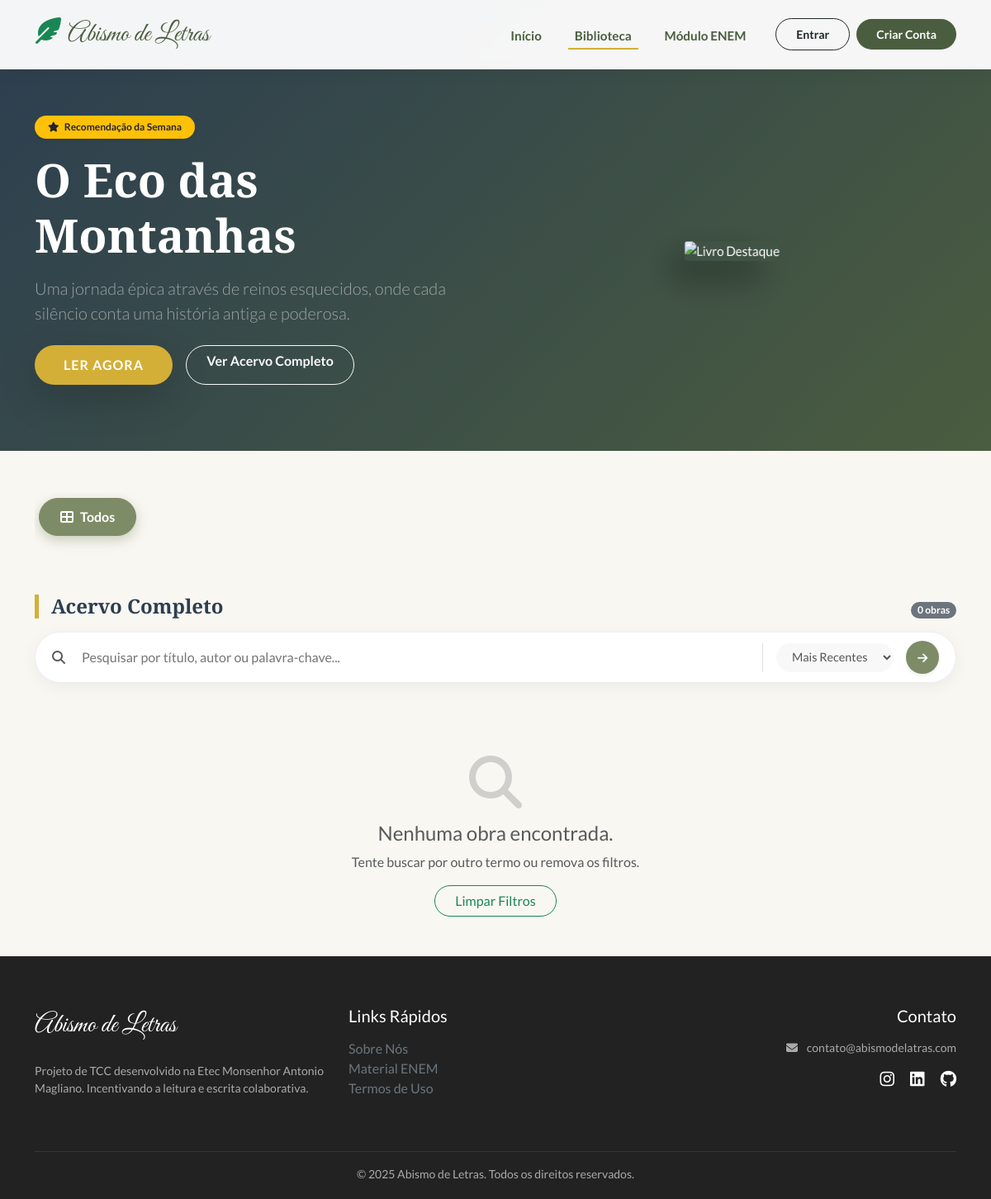
The app's page /biblioteca.php, older data.
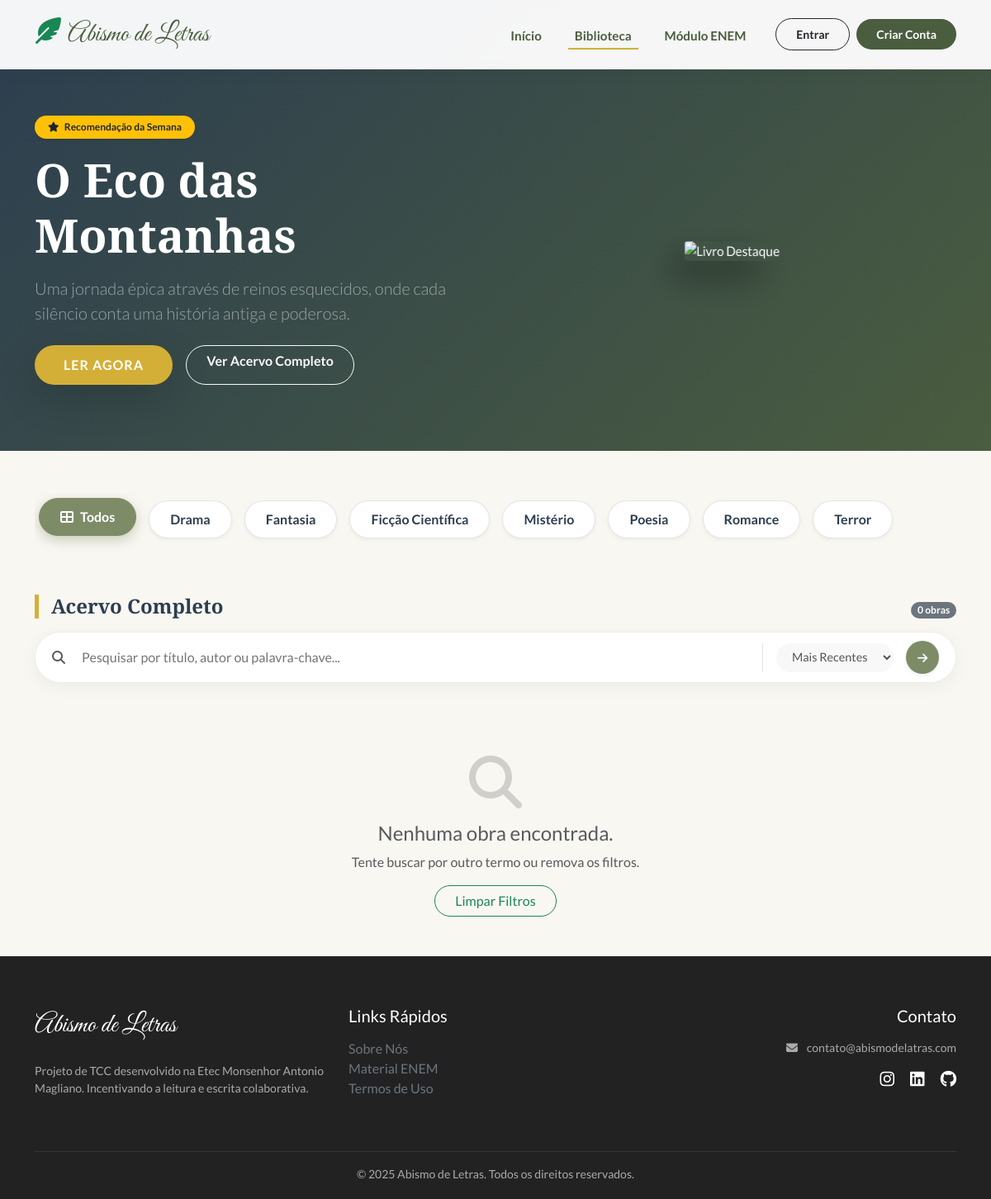
The same page, newer data.
### tables this page shows
CREATE TABLE generos (
    id_genero INT PRIMARY KEY AUTO_INCREMENT,
    nome VARCHAR(100) UNIQUE NOT NULL
);

### biblioteca.php (the view, shortened to what the changed rows need)
<?php
include 'conexao.php';
$genero_selecionado = isset($_GET['genero']) ? (int)$_GET['genero'] : 0;
$sql_generos = "SELECT * FROM generos ORDER BY nome";
$res_generos = $conn->query($sql_generos);
?>
<!DOCTYPE html>
<html lang="pt-BR">
<head>
    <link href="https://cdn.jsdelivr.net/npm/bootstrap@5.3.2/dist/css/bootstrap.min.css" rel="stylesheet">
    <link rel="stylesheet" href="https://cdnjs.cloudflare.com/ajax/libs/font-awesome/6.4.0/css/all.min.css">
    <link href="https://unpkg.com/aos@2.3.1/dist/aos.css" rel="stylesheet">
</head>
<body>
    <section class="library-hero">
        <div class="container">
            <div class="row align-items-center">
                <div class="col-lg-6 mb-5 mb-lg-0" data-aos="fade-right">
                    <h1 class="display-4 fw-bold mb-3">O Eco das Montanhas</h1>
                </div>
            </div>
        </div>
    </section>
    <div class="container">
        <div class="category-scroll mb-5" data-aos="fade-up">
            <a href="biblioteca.php" class="cat-pill <?php echo ($genero_selecionado == 0) ? 'active' : ''; ?>">
                <i class="fas fa-th-large me-2"></i>Todos
            </a>
            <?php
            if ($res_generos) {
                $res_generos->data_seek(0);
                while ($gen = $res_generos->fetch_assoc()): ?>
                    <a href="biblioteca.php?genero=<?php echo $gen['id_genero']; ?>"
                       class="cat-pill <?php echo ($genero_selecionado == $gen['id_genero']) ? 'active' : ''; ?>">
                       <?php echo htmlspecialchars($gen['nome']); ?>
                    </a>
                <?php endwhile;
            } ?>
        </div>
    </div>
</body>
</html>

Row changes from the older to the newer data that the page shows:
added generos: nome "Drama"
added generos: nome "Fantasia"
added generos: nome "Ficção Científica"
added generos: nome "Mistério"
added generos: nome "Poesia"
added generos: nome "Romance"
added generos: nome "Terror"
